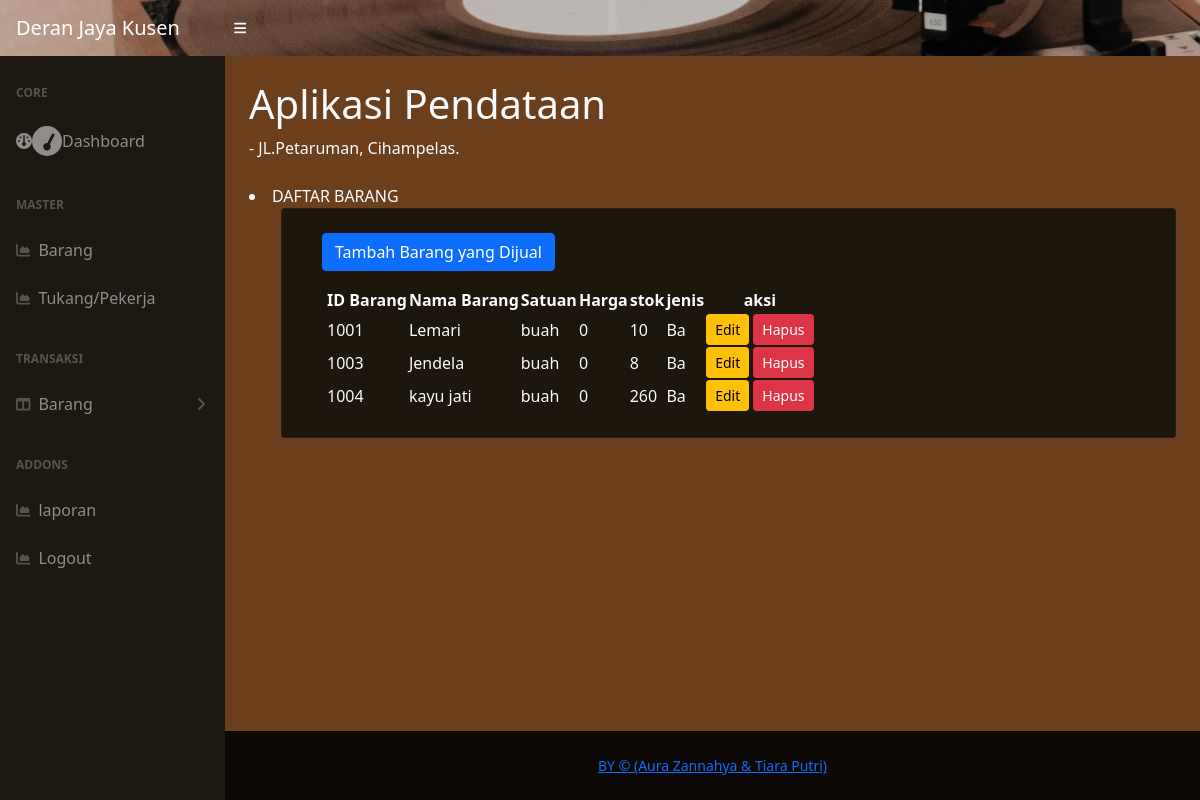
/, run on an earlier commit of the app's database.
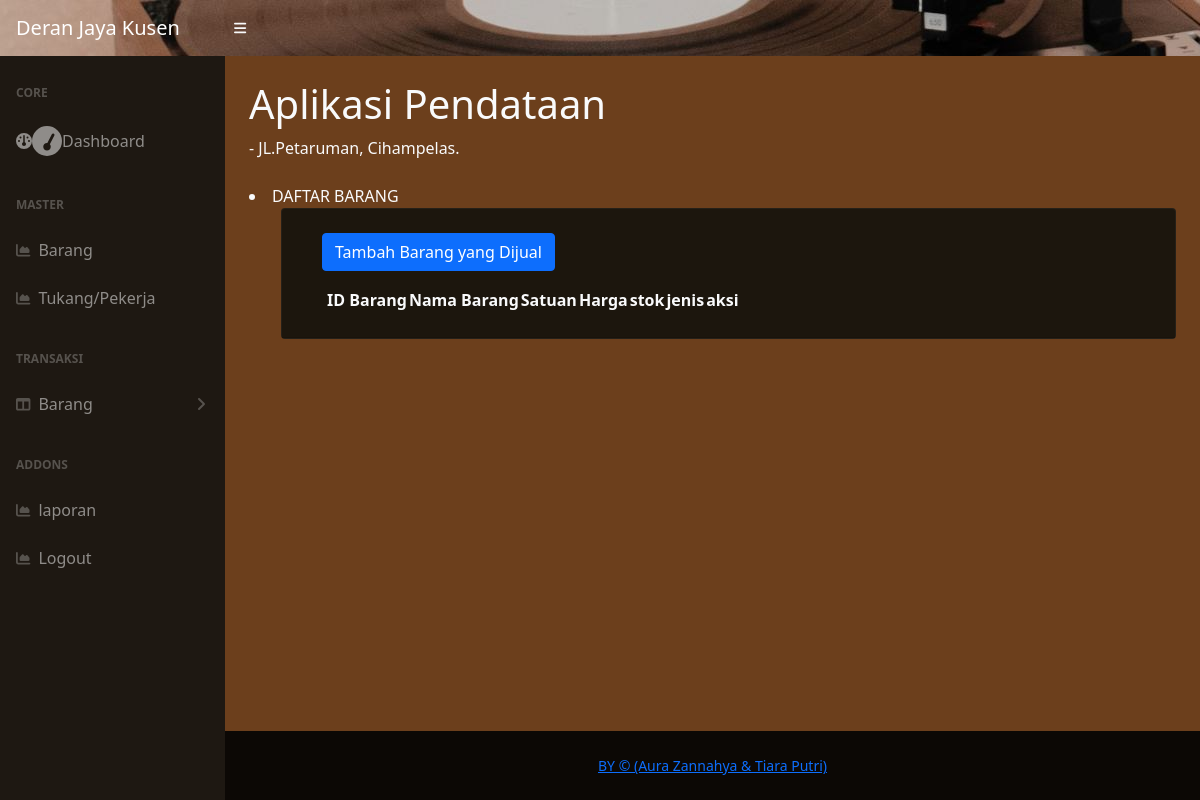
And on a later commit of the database.
### tables this page shows
CREATE TABLE IF NOT EXISTS `barang` (
  `id` char(45) NOT NULL DEFAULT '',
  `nama` varchar(50) NOT NULL,
  `satuan` varchar(50) NOT NULL DEFAULT 'buah',
  `jenis` char(2) NOT NULL DEFAULT '' COMMENT 'informasi barang dengan kode: JI = jadi atau MH = Mentah',
  `harga` int(10) unsigned NOT NULL DEFAULT '0',
  `stok` int(10) unsigned NOT NULL,
  PRIMARY KEY (`id`) USING BTREE
);

### application/controllers/BarangManage.php (called while the page is built, shortened)
<?php
class BarangManage extends CI_Controller {
	function __construct(){
		$this->load->model('m_barang');
		$this->load->model('m_masuk');
		$this->load->model('m_keluar');
	}
	public function index()
	{
		$data['barang'] = $this->m_barang->ambil_data()->result();
		$this->load->view('barang/barang', $data);
	}
}

### index.php (called while the page is built, shortened)
<?php
require_once BASEPATH.'core/CodeIgniter.php';

### application/models/m_barang.php (called while the page is built, shortened)
<?php
class M_barang extends CI_Model{
	private $tableName;
	function __construct(){
		$this->tableName = 'barang';
	}
	function ambil_data(){
		return $this->db->get($this->tableName);
	}
}

### application/views/barang/barang.php (the view, shortened to what this page needs)
<!DOCTYPE html>
<html lang="en">
    <head>
        <?php $this->load->view('navigator/topscript'); ?>
    </head>
    <body class="sb-nav-fixed">
        <?php $this->load->view('navigator/topnav'); ?>
        <div id="layoutSidenav">
                <?php $this->load->view('navigator/mainnav'); ?>
            <div id="layoutSidenav_content">
                <main>
                    <div class="container-fluid px-4">
                        <h1 class="mt-4">Aplikasi Pendataan</h1>
                        <ol class="breadcrumb mb-4">
                            <li class="breadcrumb-item active">- JL.Petaruman, Cihampelas.</li>
                        </ol>
                            <li class="breadcrumb-item active">DAFTAR BARANG</li>
                        <ol>
                        <div class="card mb-4">
                            <div class="card-header">
                            <div class="container">
                            <div class="container mt-3">
                            <a class="btn btn-primary" href="<?= base_url('index.php/barang/tambah'); ?>">Tambah Barang yang Dijual</a>
                        </div>
                        <div class="card-body">
                                <table id="datatablesSimple">
                                    <thead>
                                        <tr>
                                            <th>ID Barang </th>
                                            <th>Nama Barang </th>
                                            <th>Satuan </th>
                                            <th>Harga </th>
                                            <th>stok</th>
                                            <th>jenis</th>
                                            <th class="text-center">aksi</th>
                                        </tr>
                                    </thead>
                                    <tbody>
                                        <?php foreach ($barang as $i) { ?>
                                        <tr>
                                            <td><?= $i->id ?></td>
                                            <td><?= $i->nama?></td>
                                            <td><?= $i->satuan?></td>
                                            <td><?= $i->harga?></td>
                                            <td><?= $i->stok?></td>
                                            <td><?= $i->jenis?></td>
                                            <td class="text-center">
                                                <a href="<?= base_url('index.php/barang/'.$i->id.'/edit') ?>" class="btn btn-warning btn-sm">Edit</a>
                                                <a href="javascript:formSubmit('<?= $i->id ?>');" class="btn btn-danger btn-sm">Hapus</a>
                                                </td>
                                        </tr>
                                        <?php } ?>
                                    </tbody>
                                </table>
                            </div>
                        </div>
                    </div>
                </main>
                <footer class="py-4 bg-light mt-auto">
                    <?php $this->load->view('pages/footer'); ?>
                </footer>
            </div>
        </div>
    </body>
</html>

### application/views/navigator/topscript.php (shortened to what this page needs)
<link href="https://cdn.jsdelivr.net/npm/simple-datatables@latest/dist/style.css" rel="stylesheet" />
        <link href="<?php echo base_url("assets/css/styles.css")?>" rel="stylesheet" />

### application/views/navigator/topnav.php (shortened to what this page needs)
<nav class="sb-topnav navbar navbar-expand navbar-dark bg-dark">
            <a class="navbar-brand ps-3" href="index.html">Deran Jaya Kusen</a>
            <button class="btn btn-link btn-sm order-1 order-lg-0 me-4 me-lg-0" id="sidebarToggle" href="#!"><i class="fas fa-bars"></i></button>
        </nav>

### application/views/navigator/mainnav.php (shortened to what this page needs)
 <div id="layoutSidenav_nav">
    <nav class="sb-sidenav accordion sb-sidenav-dark" id="sidenavAccordion">
        <div class="sb-sidenav-menu">
            <div class="nav">
                <div class="sb-sidenav-menu-heading">Core</div>
                <a class="nav-link" href="<?php echo base_url('index.php/dashboard');?>">
                <i class="fa fa-dashboard"></i>
                <i style="font-size:30px" class="fa">&#xf0e4;</i>
                    Dashboard
                </a>
                <div class="sb-sidenav-menu-heading">Master</div>
                <a class="nav-link" href="<?php echo base_url('index.php/barang');?>">
                    <div class="sb-nav-link-icon"><i class="fas fa-chart-area"></i></div>
                    Barang
                </a>
                <a class="nav-link" href="<?php echo base_url('index.php/tukang') ?>">
                    <div class="sb-nav-link-icon"><i class="fas fa-chart-area"></i></div>
                    Tukang/Pekerja
                </a>
                <div class="sb-sidenav-menu-heading">Transaksi</div>
                <a class="nav-link collapsed" href="#" data-bs-toggle="collapse" data-bs-target="#collapseLayouts" aria-expanded="false" aria-controls="collapseLayouts">
                    <div class="sb-nav-link-icon"><i class="fas fa-columns"></i></div>
                    Barang
                    <div class="sb-sidenav-collapse-arrow"><i class="fas fa-angle-down"></i></div>
                </a>
                <div class="sb-sidenav-menu-heading">Addons</div>
                <a class="nav-link" href="<?php echo base_url('index.php/hitlaporan');?>">
                    <div class="sb-nav-link-icon"><i class="fas fa-chart-area"></i></div>
                    laporan
                </a>
                <a class="nav-link" href="<?php echo base_url('index.php/hitlogout') ?>">
                    <div class="sb-nav-link-icon"><i class="fas fa-chart-area"></i></div>
                    Logout
                </a>
            </div>
        </div>
        <div class="sb-sidenav-footer">
        </div>
    </nav>
</div>

### application/views/pages/footer.php (shortened to what this page needs)
<div class="container-fluid px-4">
                        <div class="d-flex align-items-center justify-content-between small">
                            <a href="#">BY &copy; (Aura Zannahya & Tiara Putri)</a>
                        </div>
                    </div>

What changed in the data, as far as the page shows it:
removed barang: id "1001", nama "Lemari", satuan "buah", harga "0", stok "10", jenis "Ba"
removed barang: id "1003", nama "Jendela", satuan "buah", harga "0", stok "8", jenis "Ba"
removed barang: id "1004", nama "kayu jati", satuan "buah", harga "0", stok "260", jenis "Ba"
